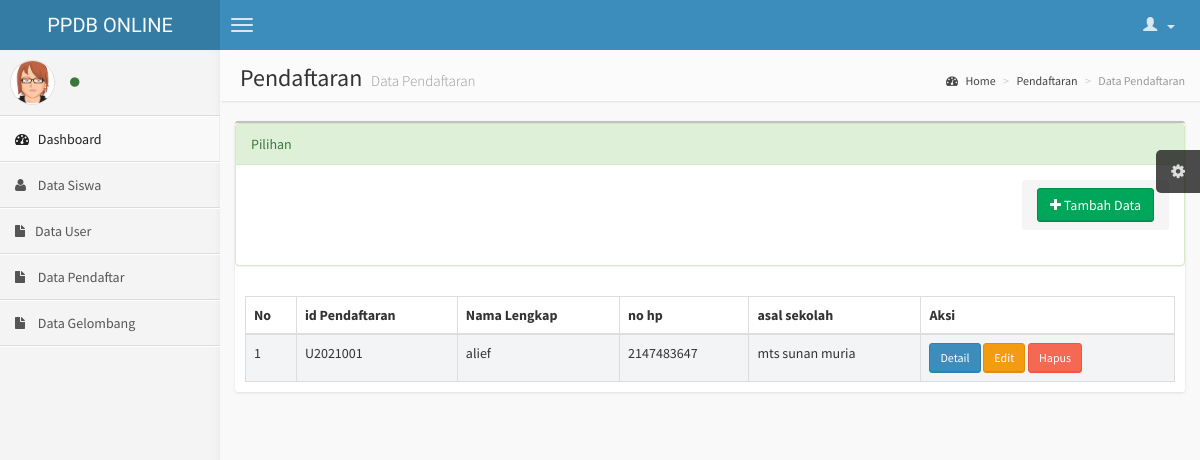
Screenshot of /index.php/pendaftaran with the database file from the repository.
### tables this page shows
CREATE TABLE `pendaftaran1` (
  `id` int(8) NOT NULL,
  `id_pendaftaran` varchar(255) NOT NULL,
  `nm_lengkap` varchar(255) NOT NULL,
  `tmp_lahir` varchar(255) NOT NULL,
  `tgl_lahir` varchar(255) NOT NULL,
  `jns_kelamin` varchar(255) NOT NULL,
  `agm` varchar(255) NOT NULL,
  `no_hp` int(255) NOT NULL,
  `nm_ortu` int(255) NOT NULL,
  `no_hp_ortu` int(255) NOT NULL,
  `asl_sekolah` varchar(255) NOT NULL,
  `almt` varchar(255) NOT NULL,
  `nm_file` varchar(255) NOT NULL,
  `jurusan` varchar(255) NOT NULL,
  `sem3_nl1` int(255) NOT NULL,
  `sem3_nl2` int(255) NOT NULL,
  `sem3_nl3` int(255) NOT NULL,
  `sem3_nl4` int(255) NOT NULL,
  `sem4_nl1` int(255) NOT NULL,
  `sem4_nl2` int(255) NOT NULL,
  `sem4_nl3` int(255) NOT NULL,
  `sem4_nl4` int(255) NOT NULL,
  `sem5_nl1` int(255) NOT NULL,
  `sem5_nl2` int(255) NOT NULL,
  `sem5_nl3` int(255) NOT NULL,
  `sem5_nl4` int(255) NOT NULL,
  `email` varchar(255) NOT NULL,
  `nm_file_kk` varchar(255) NOT NULL,
  `nm_file_ak` varchar(255) NOT NULL,
  `nm_file_foto` varchar(255) NOT NULL
);

### application/controllers/Pendaftaran.php (called while the page is built, shortened)
<?php
class Pendaftaran extends CI_Controller {
    function __construct()
    {
        $this->load->model('Model_pendaftaran');
        $this->load->library('form_validation');
    }
    public function index()
    {
        $data['data'] = $this->Model_pendaftaran->getAlldata();
        $this->load->view('admin/layouts/header');
        $this->load->view('admin/pendaftaran/index', $data);
        $this->load->view('admin/layouts/footer');
    }
}
?>

### index.php (called while the page is built, shortened)
<?php
require_once BASEPATH.'core/CodeIgniter.php';

### application/models/Model_pendaftaran.php (called while the page is built, shortened)
<?php
class Model_pendaftaran extends CI_model{
    public function getAlldata()
    {
        $query = $this->db->get('pendaftaran1');
        return $query->result_array();
    }
}
?>

### application/views/admin/pendaftaran/index.php (the view, shortened to what this page needs)
<section class="content-header">
                    <h1>
                        Pendaftaran
                        <small>Data Pendaftaran</small>
                    </h1>
                    <ol class="breadcrumb">
                        <li><a href="#"><i class="fa fa-dashboard"></i> Home</a></li>
                        <li><a href="<?php echo site_url('control/page/siswa');?>">Pendaftaran</a></li>
                        <li class="active">Data Pendaftaran</li>
                    </ol>
                </section>
                <section class="content">
                    <div class="row">
                        <div class="col-xs-12">
                            <div class="box">
                                <div class="panel panel-success">
                                     <div class="panel-heading">Pilihan</div>
                                     <div class="panel-body">
                                         <ol class="breadcrumb pull-right">
                                        <a href="<?= site_url() ?>Mastercontrol/fpd"><button class="btn btn-success" type="button"><i class="fa fa-plus"></i> Tambah Data</button></a>
                                      </ol>
                                     </div>
                                </div>
                                <div class="box-body table-responsive">
                                    <table id="example1" class="table table-bordered table-striped">
                                        <thead>
                                            <tr>
                                                <th>No</th>
                                                <th>id Pendaftaran</th>
                                                <th>Nama Lengkap</th>
                                                <th>no hp</th>
                                                <th>asal sekolah</th>
                                                <th>Aksi</th>
                                            </tr>
                                        </thead>
                                        <tbody>
                                            <?php
                                                $no=0;
                                                foreach($data as $row){
                                                $no++;
                                            ?>
                                            <tr>
                                                <td><?= $no; ?></td>
                                                <td><?= $row['id_pendaftaran']; ?></td>
                                                <td><?= $row['nm_lengkap']; ?></td>
                                                <td><?= $row['no_hp'] ?></td>
                                                <td><?= $row['asl_sekolah'] ?></td>
                                                <td>
                                                    <a href="<?php echo site_url('/pendaftaran/detail/'); ?><?= $row['id'] ?>" class="btn btn-sm btn-primary">Detail</a>
                                                    <a href="" class="btn btn-sm btn-warning">Edit</a>
                                                    <a href="<?= base_url('Pendaftaran/destroy/') ?><?= $row['id'] ?>" onclick="return confirm('anda yakin ingin menghapus data ini?');" class="btn btn-sm btn-danger">Hapus</a>
                                                </td>
                                            </tr>
                                            <?php
                                            }
                                            ?>
                                        </tbody>
                                    </table>
                                </div>
                            </div>
                        </div>
                    </div>
                </section>

### assets/css/AdminLTE.css (style rules this page uses)
html, body { overflow-x: hidden!important; font-family: 'Source Sans Pro', sans-serif; -webkit-font-smoothing: antialiased; min-height: 100%; background: #f9f9f9; }
a { color: #3c8dbc; }
.content { padding: 20px 15px; background: #f9f9f9; }
h1, h2, h3, h4, h5, h6, .h1, .h2, .h3, .h4, .h5, .h6 { font-family: 'Source Sans Pro', sans-serif; }
.table-striped > tbody > tr:nth-child(odd) > td, .table-striped > tbody > tr:nth-child(odd) > th { background-color: #f3f4f5; }
.right-side > .content-header { position: relative; padding: 15px 15px 10px 20px; }
.right-side > .content-header > h1 { margin: 0; font-size: 24px; }
.right-side > .content-header > h1 > small { font-size: 15px; display: inline-block; padding-left: 4px; font-weight: 300; }
.right-side > .content-header > .breadcrumb { float: right; background: transparent; margin-top: 0px; margin-bottom: 0; font-size: 12px; padding: 7px 5px; position: absolute; top: 15px; right: 10px; -webkit-border-radius: 2px; -moz-border-radius: 2px; border-radius: 2px; }
.right-side > .content-header > .breadcrumb > li > a { color: #444; text-decoration: none; }
.right-side > .content-header > .breadcrumb > li > a > .fa, .right-side > .content-header > .breadcrumb > li > a > .glyphicon, .right-side > .content-header > .breadcrumb > li > a > .ion { margin-right: 5px; }
.right-side > .content-header > .breadcrumb > li + li:before { content: '>\00a0'; }
.box { position: relative; background: #ffffff; border-top: 2px solid #c1c1c1; margin-bottom: 20px; -webkit-border-radius: 3px; -moz-border-radius: 3px; border-radius: 3px; width: 100%; box-shadow: 0px 1px 3px rgba(0, 0, 0, 0.1); }
.box .box-body { padding: 10px; -webkit-border-top-left-radius: 0; -webkit-border-top-right-radius: 0; -webkit-border-bottom-right-radius: 3px; -webkit-border-bottom-left-radius: 3px; -moz-border-radius-topleft: 0; -moz-border-radius-topright: 0; -moz-border-radius-bottomright: 3px; -moz-border-radius-bottomleft: 3px; border-top-left-radius: 0; border-top-right-radius: 0; border-bottom-right-radius: 3px; border-bottom-left-radius: 3px; }
.box .box-body > table, .box .box-body > .table { margin-bottom: 0; }
.box .box-body .table { margin-bottom: 0; }
.btn { font-weight: 500; -webkit-border-radius: 3px; -moz-border-radius: 3px; border-radius: 3px; border: 1px solid transparent; -webkit-box-shadow: inset 0px -2px 0px 0px rgba(0, 0, 0, 0.09); -moz-box-shadow: inset 0px -2px 0px 0px rgba(0, 0, 0, 0.09); box-shadow: inset 0px -1px 0px 0px rgba(0, 0, 0, 0.09); }
.btn.btn-primary { background-color: #3c8dbc; border-color: #367fa9; }
.btn.btn-success { background-color: #00a65a; border-color: #008d4c; }
.btn.btn-danger { background-color: #f56954; border-color: #f4543c; }
.btn.btn-warning { background-color: #f39c12; border-color: #e08e0b; }
.btn.btn-sm { font-size: 12px; }
.skin-blue .right-side > .content-header { background: #fbfbfb; box-shadow: 1px 1px 2px rgba(0, 0, 0, 0.1); }

### rows the page displays
pendaftaran1: id_pendaftaran "U2021001", nm_lengkap "alief", no_hp "2147483647", asl_sekolah "mts sunan muria"
